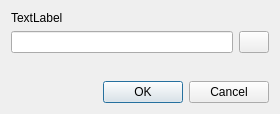
<?xml version="1.0" encoding="UTF-8"?>
<ui version="4.0">
 <class>Dialog</class>
 <widget class="QDialog" name="Dialog">
  <property name="geometry">
   <rect>
    <x>0</x>
    <y>0</y>
    <width>280</width>
    <height>114</height>
   </rect>
  </property>
  <property name="minimumSize">
   <size>
    <width>230</width>
    <height>114</height>
   </size>
  </property>
  <property name="maximumSize">
   <size>
    <width>400</width>
    <height>114</height>
   </size>
  </property>
  <property name="windowTitle">
   <string>Dialog</string>
  </property>
  <layout class="QGridLayout" name="gridLayout_2">
   <item row="0" column="0">
    <layout class="QGridLayout" name="gridLayout">
     <item row="1" column="0">
      <widget class="QLineEdit" name="lineEdit"/>
     </item>
     <item row="1" column="1">
      <widget class="QPushButton" name="colorButton">
       <property name="maximumSize">
        <size>
         <width>30</width>
         <height>25</height>
        </size>
       </property>
       <property name="text">
        <string/>
       </property>
      </widget>
     </item>
     <item row="3" column="0" colspan="2">
      <widget class="QDialogButtonBox" name="buttonBox">
       <property name="orientation">
        <enum>Qt::Horizontal</enum>
       </property>
       <property name="standardButtons">
        <set>QDialogButtonBox::Cancel|QDialogButtonBox::Ok</set>
       </property>
       <property name="centerButtons">
        <bool>false</bool>
       </property>
      </widget>
     </item>
     <item row="0" column="0" colspan="2">
      <widget class="QLabel" name="label">
       <property name="text">
        <string>TextLabel</string>
       </property>
      </widget>
     </item>
     <item row="2" column="0" colspan="2">
      <spacer name="verticalSpacer">
       <property name="orientation">
        <enum>Qt::Vertical</enum>
       </property>
       <property name="sizeHint" stdset="0">
        <size>
         <width>20</width>
         <height>40</height>
        </size>
       </property>
      </spacer>
     </item>
    </layout>
   </item>
  </layout>
 </widget>
 <resources/>
 <connections>
  <connection>
   <sender>buttonBox</sender>
   <signal>accepted()</signal>
   <receiver>Dialog</receiver>
   <slot>accept()</slot>
   <hints>
    <hint type="sourcelabel">
     <x>248</x>
     <y>254</y>
    </hint>
    <hint type="destinationlabel">
     <x>157</x>
     <y>274</y>
    </hint>
   </hints>
  </connection>
  <connection>
   <sender>buttonBox</sender>
   <signal>rejected()</signal>
   <receiver>Dialog</receiver>
   <slot>reject()</slot>
   <hints>
    <hint type="sourcelabel">
     <x>316</x>
     <y>260</y>
    </hint>
    <hint type="destinationlabel">
     <x>286</x>
     <y>274</y>
    </hint>
   </hints>
  </connection>
 </connections>
</ui>
